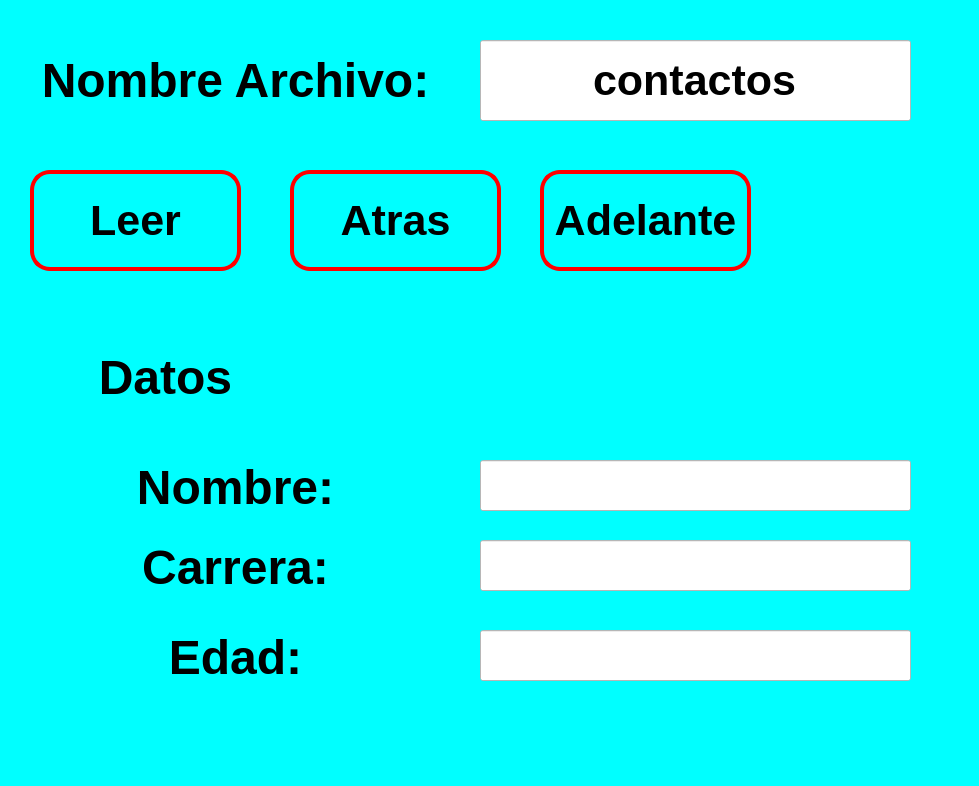
<?xml version="1.0" encoding="UTF-8"?>
<ui version="4.0">
 <class>MainWindow</class>
 <widget class="QMainWindow" name="MainWindow">
  <property name="geometry">
   <rect>
    <x>0</x>
    <y>0</y>
    <width>979</width>
    <height>786</height>
   </rect>
  </property>
  <property name="font">
   <font>
    <pointsize>32</pointsize>
    <weight>75</weight>
    <bold>true</bold>
   </font>
  </property>
  <property name="windowTitle">
   <string>MainWindow</string>
  </property>
  <property name="styleSheet">
   <string notr="true">background-color: rgb(0, 255, 0);
background-color: rgb(0, 255, 255);</string>
  </property>
  <widget class="QWidget" name="centralwidget">
   <widget class="QLabel" name="label">
    <property name="geometry">
     <rect>
      <x>30</x>
      <y>40</y>
      <width>411</width>
      <height>81</height>
     </rect>
    </property>
    <property name="styleSheet">
     <string notr="true">background-color: rgb(0, 255, 255);</string>
    </property>
    <property name="text">
     <string>&lt;html&gt;&lt;head/&gt;&lt;body&gt;&lt;p align=&quot;center&quot;&gt;&lt;span style=&quot; font-size:36pt; font-weight:600;&quot;&gt;Nombre Archivo:&lt;/span&gt;&lt;/p&gt;&lt;/body&gt;&lt;/html&gt;</string>
    </property>
   </widget>
   <widget class="QLabel" name="label_3">
    <property name="geometry">
     <rect>
      <x>30</x>
      <y>350</y>
      <width>271</width>
      <height>81</height>
     </rect>
    </property>
    <property name="styleSheet">
     <string notr="true">background-color: rgb(0, 255, 255);</string>
    </property>
    <property name="text">
     <string>&lt;html&gt;&lt;head/&gt;&lt;body&gt;&lt;p align=&quot;center&quot;&gt;&lt;span style=&quot; font-size:36pt; font-weight:600;&quot;&gt;Datos&lt;/span&gt;&lt;/p&gt;&lt;p align=&quot;center&quot;&gt;&lt;br/&gt;&lt;/p&gt;&lt;/body&gt;&lt;/html&gt;</string>
    </property>
   </widget>
   <widget class="QLineEdit" name="txt_archivo">
    <property name="geometry">
     <rect>
      <x>480</x>
      <y>40</y>
      <width>431</width>
      <height>81</height>
     </rect>
    </property>
    <property name="font">
     <font>
      <pointsize>32</pointsize>
      <weight>75</weight>
      <bold>true</bold>
     </font>
    </property>
    <property name="styleSheet">
     <string notr="true">background-color: rgb(255, 255, 255);</string>
    </property>
    <property name="text">
     <string>contactos</string>
    </property>
    <property name="alignment">
     <set>Qt::AlignCenter</set>
    </property>
    <property name="readOnly">
     <bool>true</bool>
    </property>
   </widget>
   <widget class="QPushButton" name="btn_leer">
    <property name="geometry">
     <rect>
      <x>30</x>
      <y>170</y>
      <width>211</width>
      <height>101</height>
     </rect>
    </property>
    <property name="font">
     <font>
      <pointsize>32</pointsize>
      <weight>75</weight>
      <bold>true</bold>
      <stylestrategy>PreferDefault</stylestrategy>
      <kerning>false</kerning>
     </font>
    </property>
    <property name="styleSheet">
     <string notr="true">background-color: cyan;
border: 4px solid red;
border-radius:20px;
color: black;</string>
    </property>
    <property name="text">
     <string>Leer</string>
    </property>
   </widget>
   <widget class="QLabel" name="label_2">
    <property name="geometry">
     <rect>
      <x>30</x>
      <y>460</y>
      <width>411</width>
      <height>51</height>
     </rect>
    </property>
    <property name="styleSheet">
     <string notr="true">background-color: rgb(0, 255, 255);</string>
    </property>
    <property name="text">
     <string>&lt;html&gt;&lt;head/&gt;&lt;body&gt;&lt;p align=&quot;center&quot;&gt;&lt;span style=&quot; font-size:36pt; font-weight:600;&quot;&gt;Nombre:&lt;/span&gt;&lt;/p&gt;&lt;/body&gt;&lt;/html&gt;</string>
    </property>
   </widget>
   <widget class="QLineEdit" name="txt_nombre">
    <property name="geometry">
     <rect>
      <x>480</x>
      <y>460</y>
      <width>431</width>
      <height>51</height>
     </rect>
    </property>
    <property name="font">
     <font>
      <pointsize>32</pointsize>
      <weight>75</weight>
      <bold>true</bold>
     </font>
    </property>
    <property name="styleSheet">
     <string notr="true">background-color: rgb(255, 255, 255);</string>
    </property>
    <property name="text">
     <string/>
    </property>
    <property name="alignment">
     <set>Qt::AlignCenter</set>
    </property>
    <property name="readOnly">
     <bool>true</bool>
    </property>
   </widget>
   <widget class="QLabel" name="label_4">
    <property name="geometry">
     <rect>
      <x>30</x>
      <y>540</y>
      <width>411</width>
      <height>51</height>
     </rect>
    </property>
    <property name="styleSheet">
     <string notr="true">background-color: rgb(0, 255, 255);</string>
    </property>
    <property name="text">
     <string>&lt;html&gt;&lt;head/&gt;&lt;body&gt;&lt;p align=&quot;center&quot;&gt;&lt;span style=&quot; font-size:36pt; font-weight:600;&quot;&gt;Carrera:&lt;/span&gt;&lt;/p&gt;&lt;/body&gt;&lt;/html&gt;</string>
    </property>
   </widget>
   <widget class="QLineEdit" name="txt_carrera">
    <property name="geometry">
     <rect>
      <x>480</x>
      <y>540</y>
      <width>431</width>
      <height>51</height>
     </rect>
    </property>
    <property name="font">
     <font>
      <pointsize>32</pointsize>
      <weight>75</weight>
      <bold>true</bold>
     </font>
    </property>
    <property name="styleSheet">
     <string notr="true">background-color: rgb(255, 255, 255);</string>
    </property>
    <property name="text">
     <string/>
    </property>
    <property name="alignment">
     <set>Qt::AlignCenter</set>
    </property>
    <property name="readOnly">
     <bool>true</bool>
    </property>
   </widget>
   <widget class="QLineEdit" name="txt_edad">
    <property name="geometry">
     <rect>
      <x>480</x>
      <y>630</y>
      <width>431</width>
      <height>51</height>
     </rect>
    </property>
    <property name="font">
     <font>
      <pointsize>32</pointsize>
      <weight>75</weight>
      <bold>true</bold>
     </font>
    </property>
    <property name="styleSheet">
     <string notr="true">background-color: rgb(255, 255, 255);</string>
    </property>
    <property name="text">
     <string/>
    </property>
    <property name="alignment">
     <set>Qt::AlignCenter</set>
    </property>
    <property name="readOnly">
     <bool>true</bool>
    </property>
   </widget>
   <widget class="QLabel" name="label_5">
    <property name="geometry">
     <rect>
      <x>30</x>
      <y>630</y>
      <width>411</width>
      <height>51</height>
     </rect>
    </property>
    <property name="styleSheet">
     <string notr="true">background-color: rgb(0, 255, 255);</string>
    </property>
    <property name="text">
     <string>&lt;html&gt;&lt;head/&gt;&lt;body&gt;&lt;p align=&quot;center&quot;&gt;&lt;span style=&quot; font-size:36pt; font-weight:600;&quot;&gt;Edad:&lt;/span&gt;&lt;/p&gt;&lt;/body&gt;&lt;/html&gt;</string>
    </property>
   </widget>
   <widget class="QPushButton" name="btn_atras">
    <property name="geometry">
     <rect>
      <x>290</x>
      <y>170</y>
      <width>211</width>
      <height>101</height>
     </rect>
    </property>
    <property name="font">
     <font>
      <pointsize>32</pointsize>
      <weight>75</weight>
      <bold>true</bold>
      <stylestrategy>PreferDefault</stylestrategy>
      <kerning>false</kerning>
     </font>
    </property>
    <property name="styleSheet">
     <string notr="true">background-color: cyan;
border: 4px solid red;
border-radius:20px;
color: black;</string>
    </property>
    <property name="text">
     <string>Atras</string>
    </property>
   </widget>
   <widget class="QPushButton" name="btn_adelante">
    <property name="geometry">
     <rect>
      <x>540</x>
      <y>170</y>
      <width>211</width>
      <height>101</height>
     </rect>
    </property>
    <property name="font">
     <font>
      <pointsize>32</pointsize>
      <weight>75</weight>
      <bold>true</bold>
      <stylestrategy>PreferDefault</stylestrategy>
      <kerning>false</kerning>
     </font>
    </property>
    <property name="styleSheet">
     <string notr="true">background-color: cyan;
border: 4px solid red;
border-radius:20px;
color: black;</string>
    </property>
    <property name="text">
     <string>Adelante</string>
    </property>
   </widget>
  </widget>
  <widget class="QMenuBar" name="menubar">
   <property name="geometry">
    <rect>
     <x>0</x>
     <y>0</y>
     <width>979</width>
     <height>21</height>
    </rect>
   </property>
  </widget>
  <widget class="QStatusBar" name="statusbar"/>
 </widget>
 <resources/>
 <connections/>
</ui>
